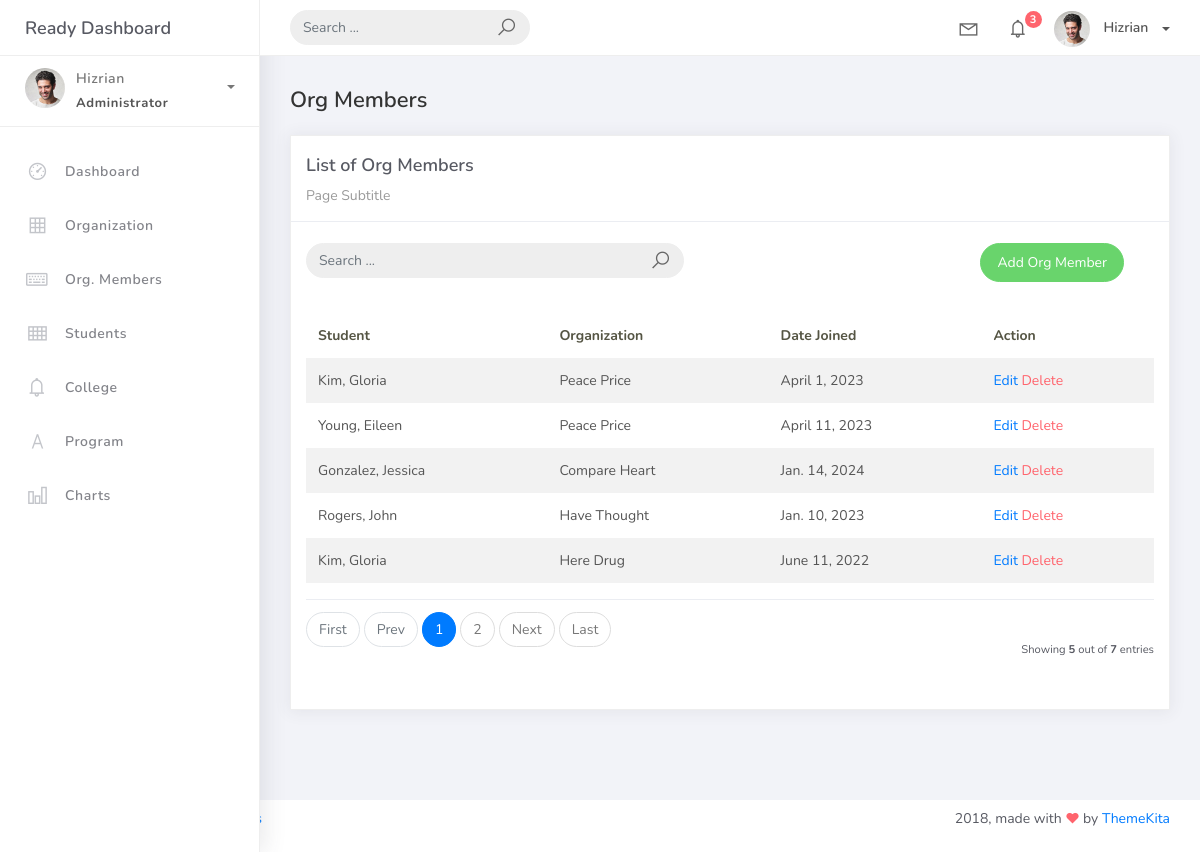
/orgmember-list, run on the app's committed database.
### studentorg/models.py (models this page shows)
class BaseModel(models.Model):
    created_at = models.DateTimeField(auto_now_add=True, db_index=True)
    updated_at = models.DateTimeField(auto_now=True)
    class Meta:
        abstract = True

class OrgMember(BaseModel):
    student = models.ForeignKey(Student, on_delete=models.CASCADE)
    organization = models.ForeignKey(Organization, on_delete=models.CASCADE)
    date_joined = models.DateField()

class Student (BaseModel):
    student_id = models.CharField(max_length=15)
    lastname = models.CharField(max_length=25)
    firstname = models.CharField(max_length=25)
    middlename = models.CharField(max_length=25, blank=True, null=True)
    program = models.ForeignKey(Program, on_delete=models.CASCADE)
    def __str__(self):
        return f"{self.lastname}, {self.firstname}"

class Organization(BaseModel):
    name = models.CharField(max_length=250)
    college = models.ForeignKey(
        College, null=True, blank=True, on_delete=models.CASCADE)
    description = models.CharField(max_length=500)
    def __str__(self):
        return self.name

### studentorg/views.py (the view)
# urls.py: path('orgmember-list', Org_Member.as_view(), name='orgmember-list'),
class Org_Member(ListView):
    model = OrgMember
    context_object_name = 'student'
    template_name = 'org_member/org_member.html'
    paginate_by = 5
    def get_queryset(self, *args, **kwargs):
        qs = super(Org_Member, self).get_queryset(*args, **kwargs)
        if self.request.GET.get("q") != None:
            query = self.request.GET.get('q')
            qs = qs.filter(Q(student__lastname__icontains=query) |
            Q(student__firstname__icontains=query) |
            Q(date_joined__icontains=query) | Q(organization__name__icontains=query))
        return qs

### templates/org_member/org_member.html (shortened to what this page needs)
{% extends 'base.html' %} {% load static %} {% block content %}
<div class="content">
  <div class="container-fluid">
    <h4 class="page-title">Org Members</h4>
    <div class="row">
      <div class="col-md-12">
        <div class="card">
          <div class="card-header">
            <div class="card-title">List of Org Members</div>
            <div class="card-category">Page Subtitle</div>
          </div>
          <br />
          <div class="col-md-12 row">
            <div class="col-md-6">
              <form
                class="navbar-left navbar-form nav-search mr-md-3"
                action="{% url 'orgmember-list' %}">
                <div class="input-group">
                  <input
                    type="text"
                    placeholder="Search ..."
                    class="form-control"
                    name="q" />
                  <div class="input-group-append">
                    <span class="input-group-text">
                      <i class="la la-search search-icon"></i>
                    </span>
                  </div>
                </div>
              </form>
            </div>
            <div class="col-md-6">
              <div class="pull-right">
                <a
                  href="{% url 'orgmember-add' %}"
                  class="btn btn-success btn-rounded"
                  >Add Org Member</a
                >
              </div>
            </div>
          </div>
          <div class="card-body">
            <table class="table table-striped mt-3">
              <thead>
                <tr>
                  <th scope="col">Student</th>
                  <th scope="col">Organization</th>
                  <th scope="col">Date Joined</th>
                  <th scope="col">Action</th>
                </tr>
              </thead>
              <tbody>
                {% for object in object_list %}
                <tr>
                  <td>{{ object.student}}</td>
                  <td>{{ object.organization }}</td>
                  <td>{{ object.date_joined }}</td>
                  <td>
                    <a href="orgmember-list/{{ object.id }}">Edit</a>
                    <a
                      href="orgmember-list/{{ object.id }}/delete"
                      class="text-danger"
                      >Delete</a
                    >
                  </td>
                </tr>
                {% endfor %}
              </tbody>
            </table>
            {% include 'includes/pagination.html' %}
          </div>
        </div>
      </div>
    </div>
  </div>
</div>
{% endblock %}

### data on the page
OrgMember: student "Kim, Gloria", organization "Peace Price", date_joined "April 1, 2023"
OrgMember: student "Young, Eileen", organization "Peace Price", date_joined "April 11, 2023"
OrgMember: student "Gonzalez, Jessica", organization "Compare Heart", date_joined "Jan. 14, 2024"
OrgMember: student "Rogers, John", organization "Have Thought", date_joined "Jan. 10, 2023"
OrgMember: student "Kim, Gloria", organization "Here Drug", date_joined "June 11, 2022"

### other printed values
{{ page_num }} "1"
{{ page_num }} "2"
{{ object_list.count }} "5"
{{ paginator.count }} "7"
